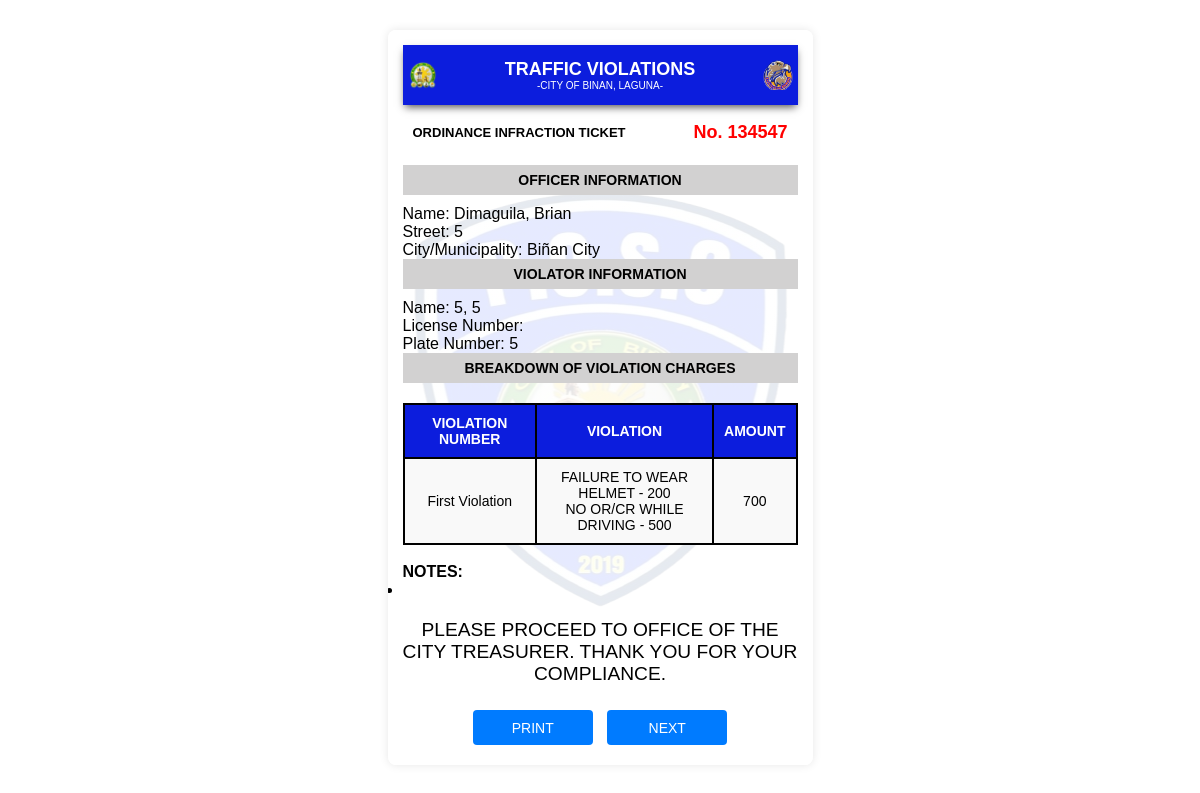
Page /poso.tix/receipt.php?ticket_number=134547 on the committed database.
### tables this page shows
CREATE TABLE `report` (
  `ID` int(11) NOT NULL,
  `ticket_number` varchar(6) DEFAULT NULL,
  `first_name` varchar(100) DEFAULT NULL,
  `middle_name` varchar(100) DEFAULT NULL,
  `last_name` varchar(100) DEFAULT NULL,
  `dob` date DEFAULT NULL,
  `address` varchar(255) DEFAULT NULL,
  `license` varchar(255) NOT NULL,
  `confiscated` enum('yes','no') NOT NULL,
  `violation_date` date DEFAULT NULL,
  `violation_time` time DEFAULT NULL,
  `street` varchar(100) DEFAULT NULL,
  `plate_number` varchar(20) DEFAULT NULL,
  `city` varchar(100) DEFAULT NULL,
  `registration` varchar(100) DEFAULT NULL,
  `vehicle_type` varchar(50) DEFAULT NULL,
  `vehicle_owner` varchar(100) DEFAULT NULL,
  `created_at` timestamp NOT NULL DEFAULT current_timestamp(),
  `signature` longblob NOT NULL
);

### poso.tix/receipt.php (the view, shortened to what this page needs)
<?php
include 'connection.php';
$ticket_number = $_GET['ticket_number'];
$sql = "SELECT 'First Violation' AS violation_type, first_violation, first_total, notes FROM violation WHERE ticket_number = ?
        UNION ALL
        SELECT 'Second Violation' AS violation_type, second_violation, second_total, notes FROM 2_violation WHERE ticket_number = ?
        UNION ALL
        SELECT 'Third Violation' AS violation_type, third_violation, third_total, notes FROM 3_violation WHERE ticket_number = ?
        ORDER BY violation_type ASC";
$stmt = $conn->prepare($sql);
$stmt->bind_param("iii", $ticket_number, $ticket_number, $ticket_number);
$stmt->execute();
$result = $stmt->get_result();
$sql_officer = "SELECT CONCAT(lastname, ', ', firstname) AS officer_name FROM hh_login LIMIT 1";
$stmt_officer = $conn->prepare($sql_officer);
$stmt_officer->execute();
$officer_result = $stmt_officer->get_result();
$officer = $officer_result->fetch_assoc();
$officer_name = $officer['officer_name'];
$sql_violator = "SELECT CONCAT(last_name, ', ', first_name) AS violator_name, license, plate_number, street, city FROM report WHERE ticket_number = ?";
$stmt_violator = $conn->prepare($sql_violator);
$stmt_violator->bind_param("i", $ticket_number);
$stmt_violator->execute();
$violator_result = $stmt_violator->get_result();
$violator = $violator_result->fetch_assoc();
$violator_name = $violator['violator_name'];
$license_number = $violator['license'];
$plate_number = $violator['plate_number'];
$street = $violator['street'];
$city = $violator['city'];
?>
<!DOCTYPE html>
<html lang="en">
<head>
    <link rel="stylesheet" href="style.css?v=1.0">
</head>
<body>
    <div class="container">
        <?php if ($result->num_rows > 0) : ?>
            <div class="ticket-container">
                <div class="header-container d-flex justify-content-between align-items-center">
                    <img src="/POSO/images/left.png" alt="Left Logo" class="logo">
                    <div class="col text-center">
                        <p class="title">Traffic Violations</p>
                        <p class="city">-City of Binan, Laguna-</p>
                    </div>
                    <img src="/POSO/images/arman.png" alt="Right Logo" class="logo">
                </div>
                <div class="ticket-info">
                    <p class="ticket-label">Ordinance Infraction Ticket</p>
                    <p class="ticket-number">No. <?php echo htmlspecialchars($ticket_number); ?></p>
                </div>
<div class="gray">
    <h3>Officer Information</h3>
</div>
<p>Name: <?php echo htmlspecialchars($officer_name); ?></p>
<p>Street: <?php echo htmlspecialchars($street); ?></p>
<p>City/Municipality: <?php echo htmlspecialchars($city); ?></p>
                <div class="gray">
                    <h3>Violator Information</h3>
                </div>
                <p>Name: <?php echo htmlspecialchars($violator_name); ?></p>
                <p>License Number: <?php echo htmlspecialchars($license_number); ?></p>
                <p>Plate Number: <?php echo htmlspecialchars($plate_number); ?></p>
                <div class="gray">
                    <h3>BREAKDOWN OF VIOLATION CHARGES</h3>
                </div>
                <table>
                    <thead>
                        <tr>
                            <th>VIOLATION NUMBER</th>
                            <th>VIOLATION</th>
                            <th>AMOUNT</th>
                        </tr>
                    </thead>
                    <tbody>
                        <?php
                        while ($violation = $result->fetch_assoc()) {
                            $violation_details = htmlspecialchars($violation['first_violation'] ?? $violation['second_violation'] ?? $violation['third_violation']);
                            $violation_amount = htmlspecialchars($violation['first_total'] ?? $violation['second_total'] ?? $violation['third_total']);
                            $formatted_violation_details = str_replace(", ", "<br>", $violation_details);
                            echo "<tr>
                                <td>" . htmlspecialchars($violation['violation_type']) . "</td>
                                <td>" . $formatted_violation_details . "</td>
                                <td>" . $violation_amount . "</td>
                            </tr>";
                        }
                        ?>
                    </tbody>
                </table>
                <br>
                <h4>NOTES:</h4>
                <ul>
                    <?php
                    $result->data_seek(0);
                    while ($violation = $result->fetch_assoc()) {
                        echo "<li>" . htmlspecialchars($violation['notes']) . "</li>";
                    }
                    ?>
                </ul>
                <p class="compliance-message">PLEASE PROCEED TO OFFICE OF THE CITY TREASURER. THANK YOU FOR YOUR COMPLIANCE.</p>
                <div class="button-container">
                    <button id="printButton" onclick="printReceipt()">Print</button>
                    <button id="nextButton" class="btn btn-secondary" onclick="goToNextPage()">Next</button>
                </div>
            </div>
        <?php else : ?>
            <p>No violation records found for this individual.</p>
        <?php endif; ?>
    </div>
</body>
</html>

### poso.tix/style.css (style rules this page uses)
* { margin: 0; padding: 0; box-sizing: border-box; }
body { font-family: Arial, sans-serif; background-color: #ffffff; padding: 10px; }
.container { display: flex; justify-content: center; align-items: center; min-height: 90vh; }
.ticket-container { width: 100%; max-width: 425px; padding: 15px; margin: 20px auto; border-radius: 8px; box-shadow: 0px 0px 10px rgba(0, 0, 0, 0.1); overflow-y: auto; height: auto; max-height: 800px; background-image: linear-gradient(rgba(255, 255, 255, 0.9), rgba(255, 255, 255, 0.9)), url('/POSO/images/poso.png'); background-position: center; background-repeat: no-repeat; }
.header-container { position: sticky; top: 0; left: 0; width: 100%; z-index: 10; display: flex; align-items: center; justify-content: space-between; background-color: #0c1ddd; height: 60px; box-shadow: 0 4px 8px -2px rgb(80, 79, 79); margin-bottom: 10px; }
.logo { padding: 5px; width: 40px; height: auto; }
.title { font-size: 18px; font-weight: bold; color: white; text-transform: uppercase; margin: 0; }
.city { font-size: 10px; color: white; text-align: center; text-transform: uppercase; }
.gray, .gray1 { color: #000; text-transform: uppercase; font-weight: bold; font-size: 12px; text-align: center; background-color: #d2d1d1; display: flex; justify-content: center; align-items: center; margin-bottom: 10px; }
.gray { height: 30px; }
.ticket-info { display: flex; justify-content: space-between; align-items: center; margin-bottom: 15px; }
.ticket-label { font-size: 13px; color: #000; font-weight: bold; text-transform: uppercase; padding: 10px; }
.ticket-number { font-size: 18px; color: red; font-weight: bold; padding: 5px 10px; }
table { width: 100%; border-collapse: collapse; margin-top: 15px; font-size: 14px; }
table th, table td { padding: 10px; text-align: center; border: 2px solid #000; }
table thead th { background-color: #0c1ddd; color: #fff; font-weight: bold; text-transform: uppercase; }
table tbody tr:nth-child(odd) { background-color: #f9f9f9; }
button { display: block; width: 100%; padding: 12px; background-color: #007BFF; color: white; border: none; border-radius: 4px; font-size: 16px; cursor: pointer; text-transform: uppercase; }

### poso.tix/receipt.php (style rules this page uses)
.compliance-message { text-align: center; font-weight: regular; margin-top: 20px; font-size: 1.2em; }
.button-container { text-align: center; margin-top: 20px; }
button { width: 120px; height: 35px; padding: 0; font-size: 14px; margin: 5px; display: inline-block; }
table { width: 100%; border-collapse: collapse; margin-top: 20px; }
th, td { border: 1px solid #ccc; padding: 10px; text-align: left; }
th { background-color: #f0f0f0; }

### rows in the picture
report: street "5", city "Biñan City", plate_number "5"

### other values in the picture
$ticket_number "134547"
$officer_name "Dimaguila, Brian"
$violator_name "5, 5"
$violation['violation_type'] "First Violation"
str_replace(", ", "<br>", $violation_details) "FAILURE TO WEAR HELMET - 200 NO OR/CR WHILE DRIVING - 500"
$violation_amount "700"
